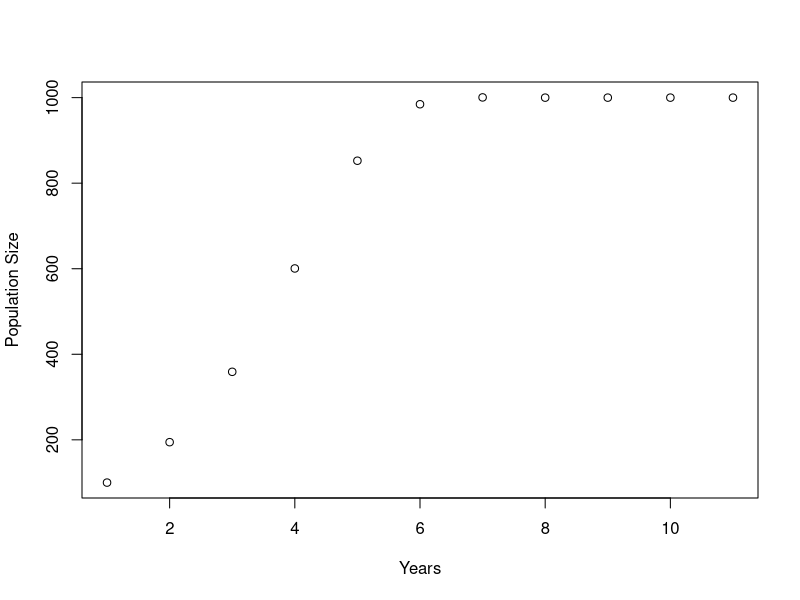

Generate this figure with R:
#############################
#Use the psudeo code structur to actually write code to model pop growth

#1) Setup - load pkgs, set wd, etc 


#2) Input data, param vals, initial cond
#set N to 100
#set R to 1.05
#initialiaze a vector to stor pop size over years
NN <- 100
rr <- 1.05
ttmax <- 10
pop <- matrix(NA, nrow=1, ncol = ttmax+1)
pop[1] <- NN
K <- 1000
#3) Preform calcs
#make a for loop that goes 10 years
#in loop make new N based on previous N*R
#store each value in pop vector

for(tt in 1:ttmax){
        pop[tt+1] <- pop[tt] * (1 + rr * (1-(pop[tt]/K) ) ) 
}
#note that * are needed to tell R to multiply
#based on logistic growth model

#4) Display results by plotting, saving, or showing
#print N at 10 years
#plot pop vector v t

plot(1:(ttmax+1), pop, xlab = "Years", ylab = "Population Size")
